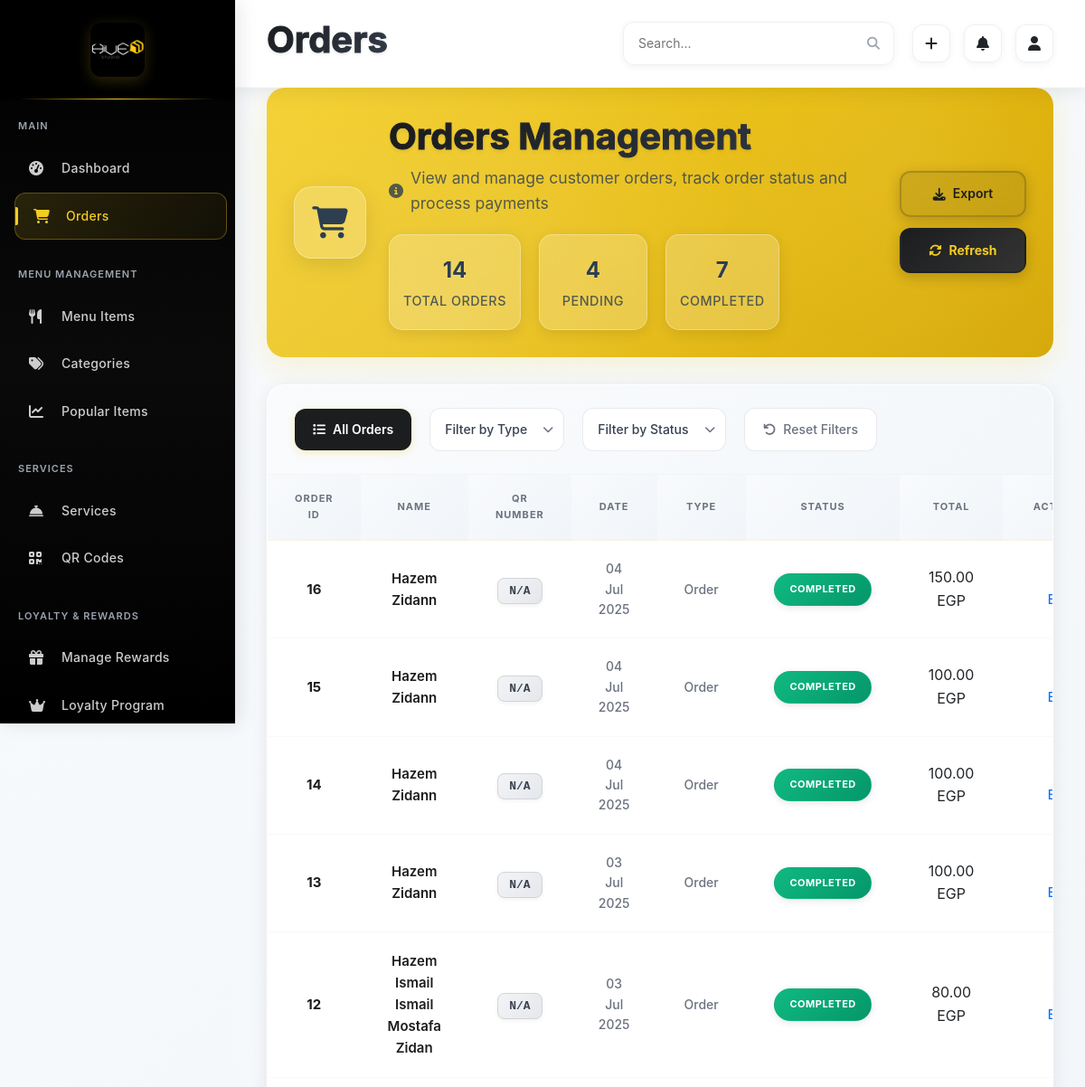
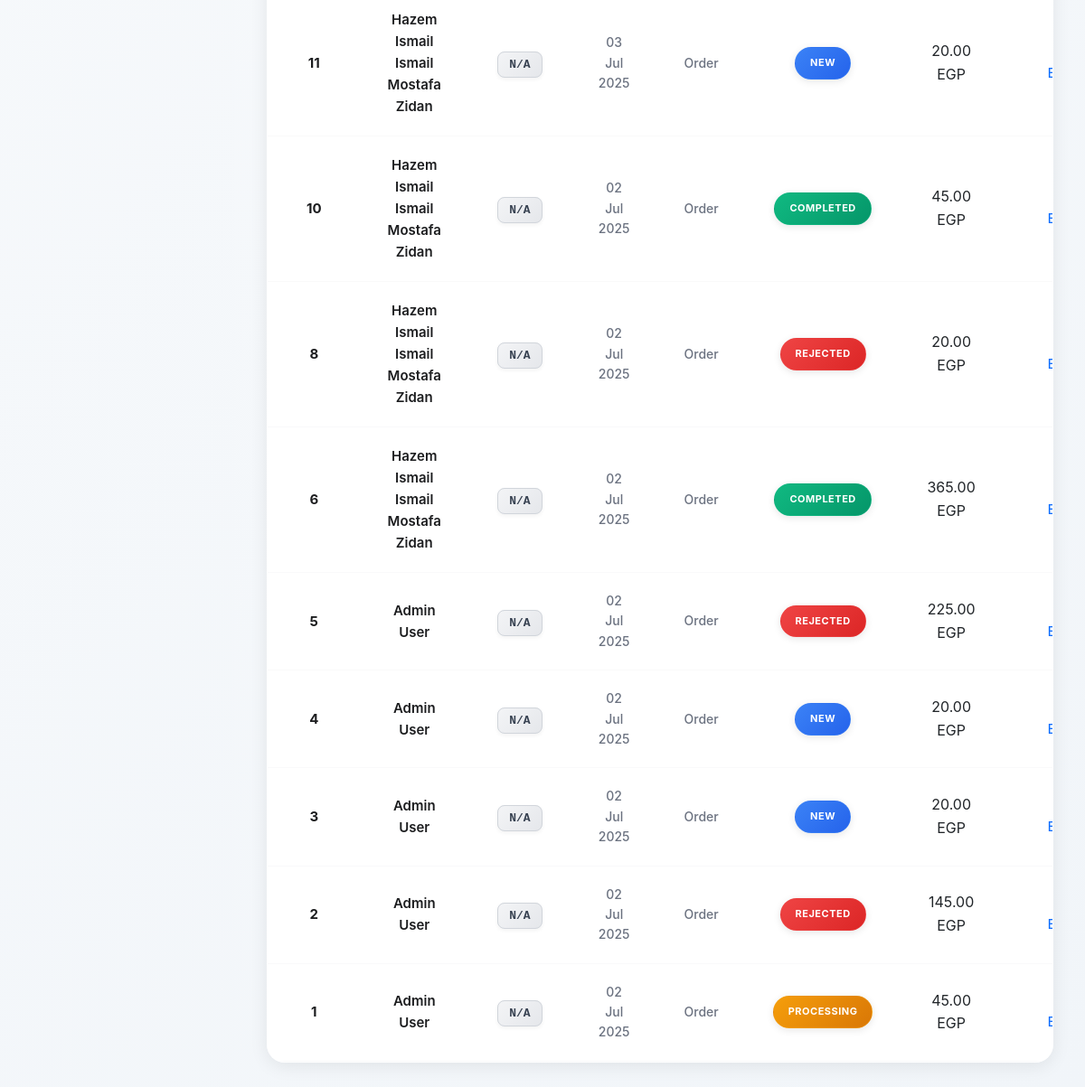
Page /admin/orders (signed in) on the committed database (2 pictures, top to bottom).
### app/models.py (models this page shows, shortened)
class User(UserMixin, db.Model):
    __tablename__ = 'users'
    user_id = db.Column(db.Integer, primary_key=True)
    name = db.Column(db.String(100), nullable=False)
    email = db.Column(db.String(120), unique=True, nullable=False, index=True)
    phone = db.Column(db.String(20), nullable=True)
    password_hash = db.Column(db.String(255), nullable=False)
    role = db.Column(db.Enum('customer', 'admin', 'waiter', name='user_roles'), nullable=False, default='customer')
    profile_img = db.Column(db.String(255), nullable=True)
    created_at = db.Column(db.DateTime, default=datetime.utcnow)
    is_active = db.Column(db.Boolean, default=True)
    orders = db.relationship('Order', backref='customer', lazy='dynamic')
    service_requests = db.relationship('ServiceRequest', backref='customer', lazy='dynamic')
    notifications = db.relationship('Notification', backref='user', lazy='dynamic')
    feedback = db.relationship('Feedback', backref='user', lazy='dynamic')
    loyalty_account = db.relationship('CustomerLoyalty', back_populates='user', uselist=False)
    point_transactions = db.relationship('PointTransaction', backref='user', lazy='dynamic')
    reward_redemptions = db.relationship('RewardRedemption', backref='user', lazy='dynamic')
    audit_logs = db.relationship('AuditLog', backref='user', lazy='dynamic')
    def is_admin(self):
        return self.role == 'admin'

### app/modules/admin/routes.py (the view)
@bp.route('/orders')
@login_required
def orders():
    if not current_user.is_admin():
        return redirect(url_for('main.index'))
    page = request.args.get('page', 1, type=int)
    per_page = 20  # Configurable items per page
    orders_query = Order.query.join(User, Order.user_id == User.user_id).outerjoin(Table).order_by(Order.order_time.desc())
    orders_pagination = orders_query.paginate(
        page=page, per_page=per_page, error_out=False
    )
    formatted_orders = []
    for order in orders_pagination.items:
        customer_name = "Unknown"
        if hasattr(order, 'customer') and order.customer:
            customer_name = order.customer.name
        else:
            user = User.query.get(order.user_id)
            if user:
                customer_name = user.name
        formatted_orders.append({
            'id': order.order_id,  # Keep as integer for JS to handle correctly
            'name': customer_name,
            'qr_number': f"#{order.table.table_number}" if order.table else "N/A",
            'date': order.order_time.strftime('%d %b %Y'),
            'type': 'Order',  # Could be enhanced based on order items
            'status': order.status.title(),
            'total': f"{order.total_amount:.2f} EGP"
        })
    return render_template('orders.html',
                         orders=formatted_orders,
                         pagination=orders_pagination,
                         total_orders=Order.query.count(),
                         pending_orders=Order.query.filter(Order.status.in_(['new', 'processing'])).count(),
                         completed_orders=Order.query.filter_by(status='completed').count())

### app/extensions.py (called while the page is built)
def init_extensions(app):
    db.init_app(app)
    login_manager.init_app(app)
    migrate.init_app(app, db)
    socketio.init_app(app, cors_allowed_origins="*")
    csrf.init_app(app)
    login_manager.login_view = 'auth.login'
    login_manager.login_message = 'Please log in to access this page.'
    login_manager.login_message_category = 'info'
    @login_manager.user_loader
    def load_user(user_id):
        from app.models import User
        return User.query.get(int(user_id))

### app/modules/admin/templates/orders.html (shortened to what this page needs)
{% extends "base.html" %}
{% block page_title %}Orders{% endblock %}
{% block content %}
<div class="page-header">
    <div class="header-background">
        <div class="header-pattern"></div>
        <div class="header-gradient"></div>
    </div>
    <div class="header-content">
        <div class="header-icon-container">
            <div class="header-icon">
                <i class="fas fa-shopping-cart"></i>
            </div>
        </div>
        <div class="header-text">
            <h1 class="page-title">Orders Management</h1>
            <p class="page-description">
                <i class="fas fa-info-circle"></i>
                View and manage customer orders, track order status and process payments
            </p>
            <div class="header-stats">
                <div class="stat-item">
                    <span class="stat-number">{{ total_orders if total_orders else 0 }}</span>
                    <span class="stat-label">Total Orders</span>
                </div>
                <div class="stat-item">
                    <span class="stat-number">{{ pending_orders if pending_orders else 0 }}</span>
                    <span class="stat-label">Pending</span>
                </div>
                <div class="stat-item">
                    <span class="stat-number">{{ completed_orders if completed_orders else 0 }}</span>
                    <span class="stat-label">Completed</span>
                </div>
            </div>
        </div>
        <div class="header-actions">
            <button class="header-btn header-btn-secondary" onclick="exportOrders()">
                <i class="fas fa-download"></i>
                <span>Export</span>
            </button>
            <button class="header-btn header-btn-primary" onclick="refreshOrders()">
                <i class="fas fa-sync-alt"></i>
                <span>Refresh</span>
            </button>
        </div>
    </div>
</div>
<div class="orders-section">
    <div class="filters-section">
        <div class="filters-container">
            <button class="filter-btn active" data-filter="all">
                <i class="fas fa-list"></i>
                All Orders
            </button>
            <div class="filter-item">
                <select class="filter-select" data-filter="type">
                    <option value="">Filter by Type</option>
                </select>
            </div>
              <div class="filter-item">
                <select class="filter-select" data-filter="status">
                    <option value="">Filter by Status</option>
                </select>
            </div>
            <button class="reset-filter-btn">
                <i class="fas fa-undo"></i>
                Reset Filters
            </button>
        </div>
    </div>
    <div class="orders-table-container">
        <table class="orders-table">
            <thead>                <tr>
                    <th>ORDER ID</th>
                    <th>NAME</th>
                    <th>QR NUMBER</th>
                    <th>DATE</th>
                    <th>TYPE</th>
                    <th>STATUS</th>
                    <th>TOTAL</th>
                    <th>ACTIONS</th>
                </tr>
            </thead>
            <tbody>
                {% for order in orders %}                <tr class="order-row" data-type="{{ order.type.lower() }}" data-status="{{ order.status.lower().replace(' ', '-') }}" data-order-id="{{ order.id|int }}">
                    <td class="order-id">{{ order.id|int }}</td>
                    <td class="order-name">{{ order.name }}</td>
                    <td><span class="qr-number">{{ order.qr_number }}</span></td>
                    <td class="order-date">{{ order.date }}</td>
                    <td class="order-type">{{ order.type }}</td>
                    <td>
                        <span class="status-badge status-{{ order.status.lower().replace(' ', '-') }}">
                            {{ order.status }}
                        </span>
                    </td>
                    <td class="order-total">{{ order.total }}</td>
                    <td>
                        <button class="btn btn-sm btn-outline-primary edit-order-btn" data-order-id="{{ order.id|int }}">
                        </button>
                    </td>
                </tr>
                {% endfor %}
            </tbody>
        </table>
    </div>
</div>
{% endblock %}

### app/static/css/admin.css (style rules this page uses)
:root { --primary-yellow: #f3cd21; --primary-dark: #1c1d1f; --sidebar-bg: linear-gradient(180deg, #000000 0%, #0a0a0a 50%, #000000 100%); --sidebar-hover: linear-gradient(135deg, #1a1a1a 0%, #2a2a2a 100%); --text-light: #ffffff; --text-muted: #9ca3af; --border-color: #374151; --success-green: #10b981; --warning-yellow: #f59e0b; --danger-red: #ef4444; --info-blue: #3b82f6; --card-shadow: 0 4px 20px rgba(0, 0, 0, 0.08); --hover-shadow: 0 8px 30px rgba(0, 0, 0, 0.12); --glass-bg: rgba(255, 255, 255, 0.95); --glass-border: rgba(255, 255, 255, 0.2); }
* { margin: 0; padding: 0; box-sizing: border-box; }
body { font-family: 'Inter', 'Segoe UI', Tahoma, Geneva, Verdana, sans-serif; background: linear-gradient(135deg, #f8fafc 0%, #f1f5f9 100%); overflow-x: hidden; line-height: 1.6; -webkit-font-smoothing: antialiased; -moz-osx-font-smoothing: grayscale; text-rendering: optimizeLegibility; }
.page-title { font-size: 28px; font-weight: 700; color: var(--primary-dark); margin: 0; background: linear-gradient(135deg, var(--primary-dark) 0%, #374151 100%); -webkit-background-clip: text; -webkit-text-fill-color: transparent; background-clip: text; }
.btn { border-radius: 8px; padding: 10px 20px; font-weight: 500; transition: all 0.3s ease; font-size: 14px; border: none; }
html, body { position: relative; height: auto; min-height: 100vh; }
body { margin: 0 !important; padding: 0 !important; }

### rows in the picture
User: id "16", name "Hazem Zidann", qr_number "N/A", date "04 Jul 2025", type "Order", status "COMPLETED", total "150.00 EGP", id "15", total "100.00 EGP", id "14", id "13", date "03 Jul 2025"
User: id "12", name "Hazem Ismail Ismail Mostafa Zidan", qr_number "N/A", date "03 Jul 2025", type "Order", status "COMPLETED", total "80.00 EGP", id "11", status "NEW", total "20.00 EGP", id "10", date "02 Jul 2025", total "45.00 EGP", id "8", status "REJECTED", id "6", total "365.00 EGP"
User: id "5", name "Admin User", qr_number "N/A", date "02 Jul 2025", type "Order", status "REJECTED", total "225.00 EGP", id "4", status "NEW", total "20.00 EGP", id "3", id "2", total "145.00 EGP", id "1", status "PROCESSING", total "45.00 EGP"

### other values in the picture
{{ total_orders if total_orders else 0 }} "14"
{{ pending_orders if pending_orders else 0 }} "4"
{{ completed_orders if completed_orders else 0 }} "7"
